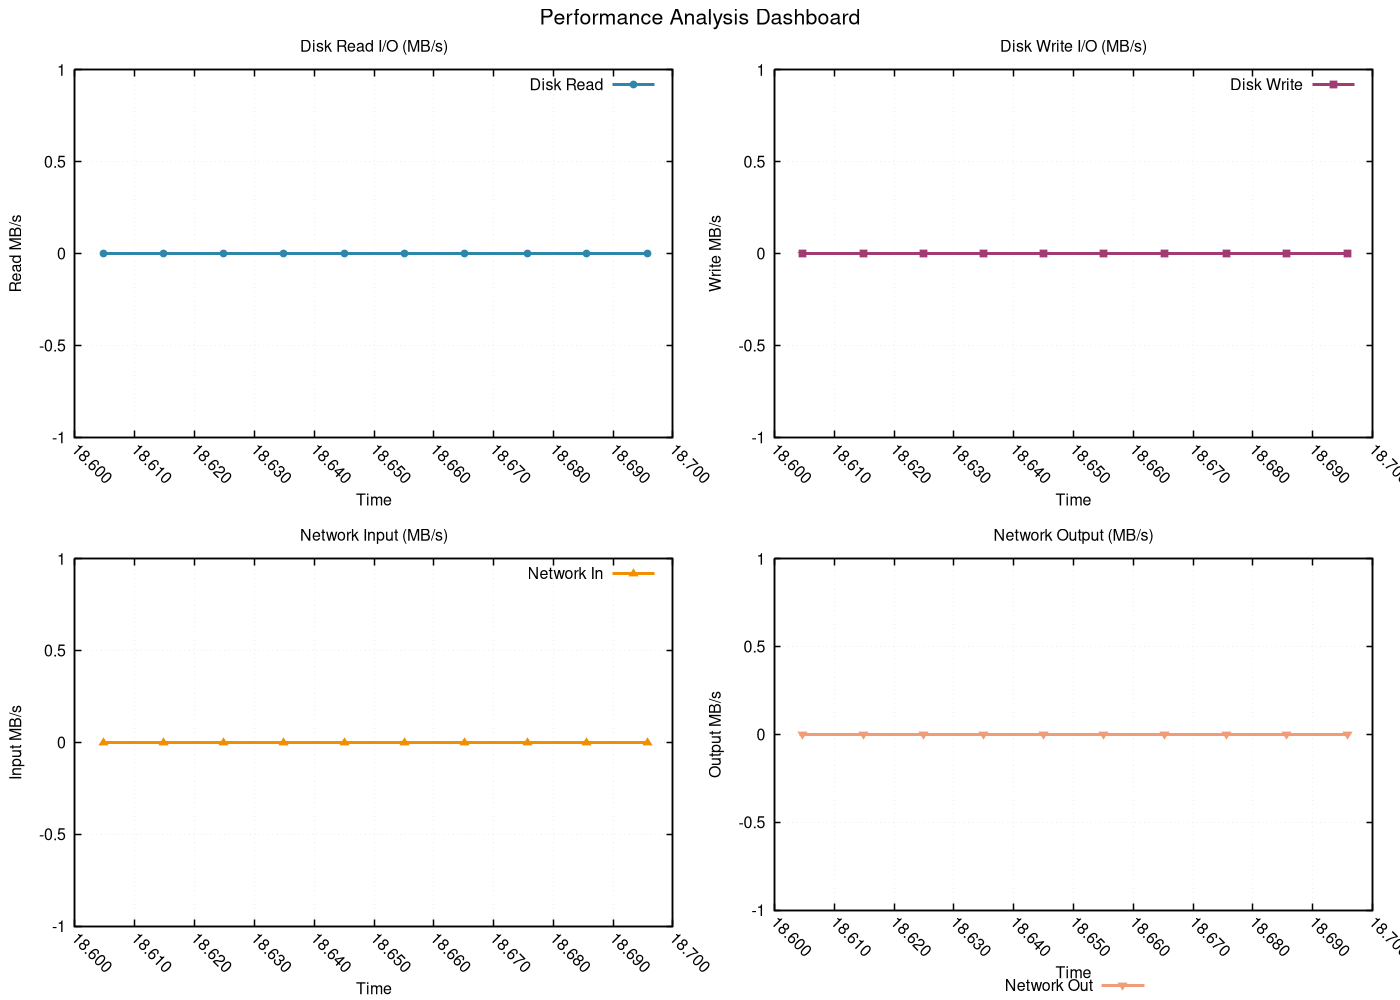

Generate this figure with gnuplot:
# GNUplot script for performance metrics
set terminal pngcairo enhanced font 'Helvetica,12' size 1400,1000
set output 'png/fibonacci_iterative_20260131_225833_resources.png'

set multiplot layout 2,2 title 'Performance Analysis Dashboard' font 'Helvetica,16'
set style line 1 lc rgb '#2E86AB' lt 1 lw 3 pt 7 ps 0.8
set style line 2 lc rgb '#A23B72' lt 1 lw 3 pt 5 ps 0.8
set style line 3 lc rgb '#F18F01' lt 1 lw 3 pt 9 ps 0.8
set style line 4 lc rgb '#F19C79' lt 1 lw 3 pt 11 ps 0.8
set style line 5 lc rgb '#0ABB9F' lt 1 lw 3 pt 13 ps 0.8

set format x "%.3f"
set xtics rotate by -45
set autoscale x

set title 'Disk Read I/O (MB/s)'
set xlabel 'Time'
set ylabel 'Read MB/s'
set grid linestyle 1 lc rgb '#D3D3D3' lt 0 lw 1
set border linewidth 1.5
plot 'png/fibonacci_iterative_20260131_225833_resources.dat' using 1:4 with linespoints ls 1 title 'Disk Read'
set title 'Disk Write I/O (MB/s)'
set xlabel 'Time'
set ylabel 'Write MB/s'
set grid linestyle 1 lc rgb '#D3D3D3' lt 0 lw 1
set border linewidth 1.5
plot 'png/fibonacci_iterative_20260131_225833_resources.dat' using 1:5 with linespoints ls 2 title 'Disk Write'
set title 'Network Input (MB/s)'
set xlabel 'Time'
set ylabel 'Input MB/s'
set grid linestyle 1 lc rgb '#D3D3D3' lt 0 lw 1
set border linewidth 1.5
plot 'png/fibonacci_iterative_20260131_225833_resources.dat' using 1:6 with linespoints ls 3 title 'Network In'
set title 'Network Output (MB/s)'
set xlabel 'Time'
set ylabel 'Output MB/s'
set grid linestyle 1 lc rgb '#D3D3D3' lt 0 lw 1
set border linewidth 1.5
set key outside center bottom horizontal
plot 'png/fibonacci_iterative_20260131_225833_resources.dat' using 1:7 with linespoints ls 4 title 'Network Out'
unset multiplot
